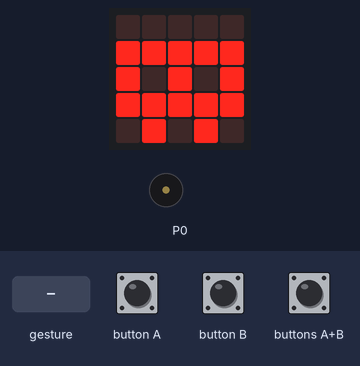
Bench run of a program on a simulated BBC micro:bit (MakeCode). On the bench: the board's 5×5 LED display, buzzer (waves = sounding). The inputs (shaded band) are chosen by the test bench. Random numbers come from a fixed seed; a tilt is held for 1.5 s and a shake lasts 1 s, then the board lies face up again; the 48×5 strip is a reading aid, not a part: it shows the text the display is scrolling, unrolled, one strip-width of it at a time.

Above: at 8.9 s.
9.0 s: button A pressed for 0.15 s
At 12.2 s:
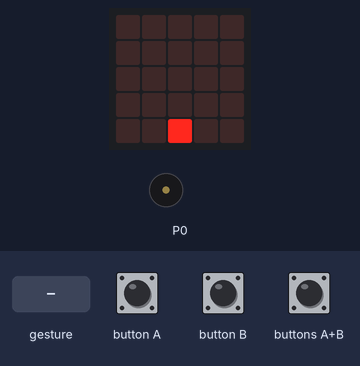
12.9 s: button B pressed for 0.15 s
At 13.5 s:
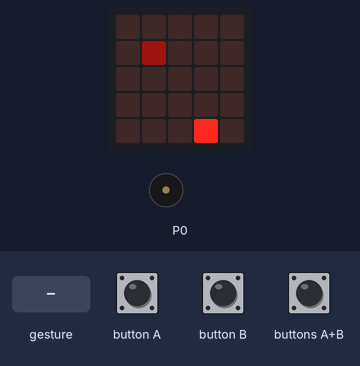
13.6 s: gesture 'shake'
At 15.1 s:
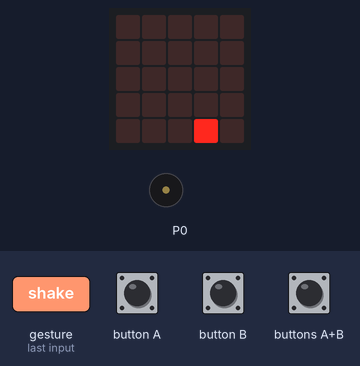
15.4 s: buttons A+B pressed for 0.15 s
At 15.78 s:
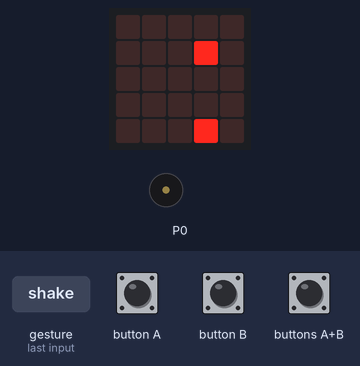
16.1 s: button A pressed for 0.15 s
At 18.5 s:
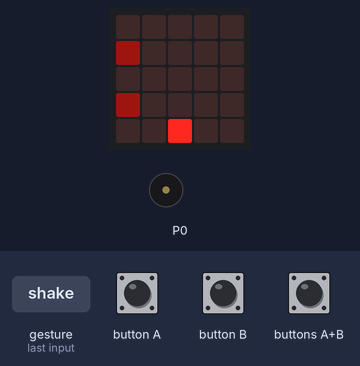
19.3 s: buttons A+B pressed for 1 s
At 20.43 s:
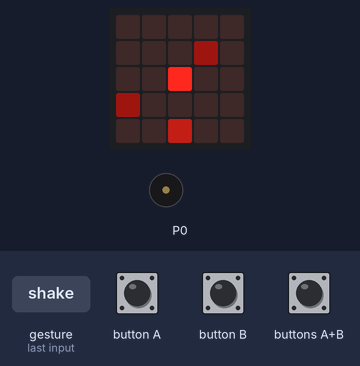
Timing chart, 0 to 24.0 s (numbered marks = the images above; inputs shaded):
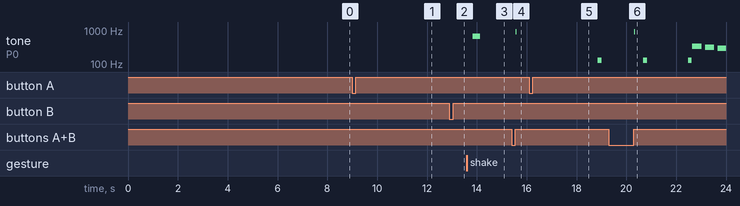

The program:

main.ts
```typescript
// RAM INVADERS: strzelanka na micro:bita (projekt JiPP)
//
// Z góry spadają kości RAM, a Ty strzelasz do nich ze statku w dolnym rzędzie.
// A = w lewo, B = w prawo, A+B = strzał (na ekranie może być jeden pocisk naraz).
// DDR4 (przygaszona) pada po 1 trafieniu i daje 1 pkt.
// DDR5 (jasna) potrzebuje 2 trafień i daje 3 pkt.
// Kość, która doleci do dolnego rzędu, zabiera życie. Jasność statku = liczba żyć.
// Potrząśnięcie = Garbage Collector: raz na grę czyści z ekranu wszystkie kości.
// Po grze wybierasz nick z 3 liter (przed każdą literą jej numer, A/B zmienia literę, A+B zatwierdza),
// a wynik leci radiem do bramki prowadzącego, która wysyła go do naszego API.

let gracz: game.LedSprite = null
let pocisk: game.LedSprite = null

// Radio: do potwierdzenia z prowadzącym (grupa i identyfikator naszego API w bramce)
let GRUPA_RADIA = 1
let ID_API = "DK"

// Stany gry
let INTRO = 0
let TYTUL = 1
let ODLICZANIE = 2
let GRA = 3
let KONIEC = 4
let WYBOR_NICKU = 5
let WYSYLKA = 6
let stan = INTRO

// Jasność kości RAM pokazuje ich wytrzymałość
let JASNOSC_DDR5 = 200
let JASNOSC_DDR5_USZKODZONA = 90
let JASNOSC_DDR4 = 30

let LITERY = "ABCDEFGHIJKLMNOPQRSTUVWXYZ"
// Nick to indeksy liter. Zostaje z poprzedniej gry, żeby ten sam gracz tylko zatwierdzał.
let nick = [0, 0, 0]
let pozycjaNicku = 0
// Litera nicku, która jest teraz na ekranie (-1: jeszcze żadna)
let pokazanaLitera = -1
// Pozycja nicku, której numer był ostatnio pokazany (-1: jeszcze żadna)
let pokazanaPozycja = -1

// Po przegranej przycisk pomija napisy, ale dopiero po tej przerwie (ms): gracz mógł jeszcze klikać ruch
let PRZERWA_PRZED_POMINIECIEM = 1500
let czasPrzegranej = 0
let pominNapisy = false

let ramy: game.LedSprite[] = []
let zycia = 3
let wynik = 0
let tempoSpadania = 900
let tempoPojawiania = 1600
let ostatnieSpadanie = 0
let ostatniePojawienie = 0
let ostatniRuchPocisku = 0
let klatkaTytulu = 0
let gcDostepny = true
let gcTeraz = false

// Ton czekający na wątek dźwięku (tonMs = 0: nic nie czeka)
let tonHz = 0
let tonMs = 0
let melodiaKonca = false

radio.setGroup(GRUPA_RADIA)
radio.setTransmitPower(7)

// ---------- Przyciski ----------

// W trakcie błysku i GC gra stoi, a silnik niczego nie rysuje, więc przyciski w grze nic wtedy nie robią.
// Inaczej strzał mógłby trafić niewidocznie, a statek przeskoczyłby dopiero po wznowieniu.
input.onButtonPressed(Button.A, function () {
    if (stan == TYTUL) {
        stan = ODLICZANIE
    } else if (stan == GRA && !(game.isPaused())) {
        gracz.change(LedSpriteProperty.X, -1)
    } else if (stan == KONIEC) {
        pominNapisyKonca()
    } else if (stan == WYBOR_NICKU) {
        nick[pozycjaNicku] = (nick[pozycjaNicku] + 25) % 26
    }
})

input.onButtonPressed(Button.B, function () {
    if (stan == TYTUL) {
        stan = ODLICZANIE
    } else if (stan == GRA && !(game.isPaused())) {
        gracz.change(LedSpriteProperty.X, 1)
    } else if (stan == KONIEC) {
        pominNapisyKonca()
    } else if (stan == WYBOR_NICKU) {
        nick[pozycjaNicku] = (nick[pozycjaNicku] + 1) % 26
    }
})

input.onButtonPressed(Button.AB, function () {
    if (stan == TYTUL) {
        stan = ODLICZANIE
    } else if (stan == GRA && !(game.isPaused())) {
        strzel()
    } else if (stan == KONIEC) {
        pominNapisyKonca()
    } else if (stan == WYBOR_NICKU && pokazanaPozycja == pozycjaNicku && pokazanaLitera == nick[pozycjaNicku]) {
        // Zatwierdza tylko literę, która jest już na ekranie. W trakcie numeru i zaraz po A/B (zanim pętla
        // narysuje nową literę) A+B nic nie robi, inaczej szybkie klikanie zatwierdziłoby niewidzianą literę.
        pozycjaNicku += 1
        if (pozycjaNicku >= 3) {
            stan = WYSYLKA
        } else {
            // Następna litera bywa taka sama jak poprzednia, więc przejście słychać (coraz wyższy ton)
            dzwiek(523 + 200 * pozycjaNicku, 60)
        }
    }
})

// Potrząśnięcie odpala Garbage Collector (raz na grę). Samo czyszczenie robi pętla gry.
input.onGesture(Gesture.Shake, function () {
    if (stan == GRA && gcDostepny) {
        gcDostepny = false
        gcTeraz = true
    }
})

// ---------- Rozgrywka ----------

function nowaGra() {
    basic.clearScreen()
    zycia = 3
    wynik = 0
    tempoSpadania = 900
    tempoPojawiania = 1600
    ramy = []
    gcDostepny = true
    gcTeraz = false
    game.resume()
    gracz = game.createSprite(2, 4)
    // Pocisk istnieje od startu, ale jest usunięty: usunięty = nie ma pocisku na ekranie
    pocisk = game.createSprite(2, 3)
    pocisk.delete()
    gracz.set(LedSpriteProperty.Brightness, jasnoscGracza())
    ostatnieSpadanie = input.runningTime()
    ostatniePojawienie = input.runningTime()
    ostatniRuchPocisku = input.runningTime()
}

// Jeden krok gry, wołany w pętli co ok. 36 ms na V1 (ok. 32 ms na V2): pause(10), potem 20 ms przerwy, którą basic.forever
// robi po każdym obiegu, a planista budzi wątek dopiero w swoim takcie (6 ms na V1, 4 ms na V2).
// Każdy element ma własne tempo.
function krokGry() {
    if (gcTeraz) {
        gcTeraz = false
        odpalGC()
    }
    if (!(pocisk.isDeleted()) && input.runningTime() - ostatniRuchPocisku >= 70) {
        ostatniRuchPocisku = input.runningTime()
        ruchPocisku()
    }
    if (input.runningTime() - ostatnieSpadanie >= tempoSpadania) {
        ostatnieSpadanie = input.runningTime()
        spadanie()
    }
    if (input.runningTime() - ostatniePojawienie >= tempoPojawiania) {
        ostatniePojawienie = input.runningTime()
        nowyRam()
    }
    posprzataj()
}

function strzel() {
    // Jeden pocisk naraz, jak na automatach
    if (!(pocisk.isDeleted())) {
        return
    }
    pocisk = game.createSprite(gracz.get(LedSpriteProperty.X), 3)
    ostatniRuchPocisku = input.runningTime()
    dzwiek(880, 40)
    sprawdzTrafienia()
}

function ruchPocisku() {
    if (pocisk.get(LedSpriteProperty.Y) == 0) {
        pocisk.delete()
    } else {
        pocisk.change(LedSpriteProperty.Y, -1)
        sprawdzTrafienia()
    }
}

function spadanie() {
    for (let ram of ramy) {
        if (!(ram.isDeleted())) {
            ram.change(LedSpriteProperty.Y, 1)
            if (ram.get(LedSpriteProperty.Y) == 4) {
                // Kość doleciała do dolnego rzędu
                ram.delete()
                stracZycie()
            }
        }
    }
    sprawdzTrafienia()
}

function nowyRam() {
    let x = randint(0, 4)
    // Nie stawiamy kości na innej kości w górnym rzędzie
    for (let innyRam of ramy) {
        if (!(innyRam.isDeleted()) && innyRam.get(LedSpriteProperty.Y) == 0 && innyRam.get(LedSpriteProperty.X) == x) {
            return
        }
    }
    let nowy = game.createSprite(x, 0)
    // DDR5 pojawia się coraz częściej, maksymalnie w 40% przypadków
    if (randint(0, 99) < Math.min(40, wynik * 2)) {
        nowy.set(LedSpriteProperty.Brightness, JASNOSC_DDR5)
    } else {
        nowy.set(LedSpriteProperty.Brightness, JASNOSC_DDR4)
    }
    ramy.push(nowy)
    // Kość mogła pojawić się dokładnie tam, gdzie leci pocisk
    sprawdzTrafienia()
}

function sprawdzTrafienia() {
    if (pocisk.isDeleted()) {
        return
    }
    for (let cel of ramy) {
        if (!(cel.isDeleted()) && pocisk.isTouching(cel)) {
            pocisk.delete()
            trafienie(cel)
            return
        }
    }
}

function trafienie(trafiony: game.LedSprite) {
    if (trafiony.get(LedSpriteProperty.Brightness) == JASNOSC_DDR5) {
        // Pierwsze trafienie w DDR5 tylko ją uszkadza
        trafiony.set(LedSpriteProperty.Brightness, JASNOSC_DDR5_USZKODZONA)
        dzwiek(330, 40)
        return
    }
    if (trafiony.get(LedSpriteProperty.Brightness) == JASNOSC_DDR5_USZKODZONA) {
        wynik += 3
    } else {
        wynik += 1
    }
    trafiony.delete()
    dzwiek(1320, 40)
    // Z każdą zestrzeloną kością gra przyspiesza (tempo dobrane symulacją: partia trwa ok. minuty)
    tempoSpadania = Math.max(300, tempoSpadania - 7)
    tempoPojawiania = Math.max(650, tempoPojawiania - 12)
}

function stracZycie() {
    zycia -= 1
    blysk()
    dzwiek(131, 150)
    if (zycia <= 0) {
        czasPrzegranej = input.runningTime()
        pominNapisy = false
        stan = KONIEC
    } else {
        gracz.set(LedSpriteProperty.Brightness, jasnoscGracza())
    }
}

function jasnoscGracza() {
    if (zycia >= 3) {
        return 255
    }
    if (zycia == 2) {
        return 90
    }
    return 25
}

// Garbage Collector: ekran "skanuje pamięć" od góry do dołu, a potem znikają wszystkie kości.
// Gra na chwilę staje, jak przy prawdziwym GC typu stop-the-world. Punktów za to nie ma.
function odpalGC() {
    game.pause()
    dzwiek(660, 300)
    zapalEkran(160, 60)
    for (let smiec of ramy) {
        smiec.delete()
    }
    pocisk.delete()
    basic.pause(100)
    basic.clearScreen()
    game.resume()
    // Chwila oddechu po czyszczeniu
    ostatniePojawienie = input.runningTime()
    ostatnieSpadanie = input.runningTime()
}

// Krótki błysk całego ekranu, kiedy kość "wycieknie" na dół
function blysk() {
    game.pause()
    zapalEkran(120, 0)
    basic.pause(120)
    basic.clearScreen()
    game.resume()
}

// Zapala cały ekran wiersz po wierszu. Przerwa po każdym wierszu daje efekt skanowania od góry.
function zapalEkran(jasnosc: number, przerwa: number) {
    for (let wiersz = 0; wiersz <= 4; wiersz++) {
        for (let kolumna = 0; kolumna <= 4; kolumna++) {
            led.plotBrightness(kolumna, wiersz, jasnosc)
        }
        if (przerwa > 0) {
            basic.pause(przerwa)
        }
    }
}

// Przewija tekst szybciej niż domyślnie (domyślne "OUT OF MEMORY" trwałoby ok. 12 s)
function przewin(tekst: string) {
    basic.showString(tekst, 80)
}

// Usuwa z listy kości, które zostały zestrzelone albo doleciały na dół
function posprzataj() {
    let zostaja: game.LedSprite[] = []
    for (let kosc of ramy) {
        if (!(kosc.isDeleted())) {
            zostaja.push(kosc)
        }
    }
    ramy = zostaja
}

function koniecGry() {
    for (let pozostaly of ramy) {
        pozostaly.delete()
    }
    ramy = []
    pocisk.delete()
    gracz.delete()
    // Silnik game rysuje duszki co ok. 54 ms: czeka tylko, aż wyświetlacz skończy animację, i rysuje swoje.
    // Bez pauzy zamazałby to, co zostaje na ekranie po animacji: literę nicku, znaczek wysyłki, klatki tytułu.
    game.pause()
    basic.clearScreen()
    // Melodię puści wątek dźwięku (na dole pliku)
    melodiaKonca = true
    przewin("OUT OF MEMORY")
    // Wynik i tak widać jeszcze raz po wysłaniu (nick + wynik)
    if (!(pominNapisy)) {
        przewin("" + wynik)
    }
}

// Przycisk po przegranej przerywa przewijany napis i pomija wynik, a napis NICK przerywa drugi raz.
// Rysowanie zostaje w pętli: led.stopAnimation() kończy przewijanie, na które ona czeka, i czyści ekran.
function pominNapisyKonca() {
    if (input.runningTime() - czasPrzegranej >= PRZERWA_PRZED_POMINIECIEM) {
        pominNapisy = true
        led.stopAnimation()
    }
}

// ---------- Nick i wysyłka ----------

// Numer litery (1, 2, 3) przed samą literą, żeby było widać, którą literę nicku się wybiera
function pokazNumerLitery() {
    pokazanaPozycja = pozycjaNicku
    // Po numerze trzeba znowu narysować literę
    pokazanaLitera = -1
    basic.showString("" + (pozycjaNicku + 1), 80)
}

function pokazLitere() {
    pokazanaLitera = nick[pozycjaNicku]
    // Krótki czas wyświetlania, żeby przy szybkim przewijaniu pętla szybko pokazała następną literę
    // (domyślnie jedna litera blokuje 0,75 s)
    basic.showString(LITERY.charAt(pokazanaLitera), 30)
}

function nickJakoTekst() {
    return "" + LITERY.charAt(nick[0]) + LITERY.charAt(nick[1]) + LITERY.charAt(nick[2])
}

// Ramka radiowa: ID_API;NICK;WYNIK, np. DK;ABC;123 (max 19 znaków).
// Bramka prowadzącego zamienia ją na POST { "id": "ABC", "wynik": 123 } do naszego API.
// API przyjmuje wynik 0-99999, więc większego nie wysyłamy (inaczej wynik by przepadł).
function wyslijWynik(nickGracza: string, punkty: number) {
    radio.sendString(ID_API + ";" + nickGracza + ";" + Math.min(punkty, 99999))
}

// ---------- Ekrany ----------

function klatkaRamu() {
    if (klatkaTytulu == 0) {
        basic.showLeds(`
            . . . . .
            # # # # #
            # . # . #
            # # # # #
            . # . # .
            `)
    } else {
        basic.showLeds(`
            . . . . .
            # # # # #
            . # . # .
            # # # # #
            . # . # .
            `)
    }
    klatkaTytulu = 1 - klatkaTytulu
}

// Napisy, litery i animacje rysuje tylko ta pętla, a przyciski tylko zmieniają stan
// (w grze przesuwają duszki, które rysuje silnik game, a po przegranej mogą przerwać przewijany napis).
// Dzięki temu animacje nie nachodzą na siebie.
basic.forever(function () {
    if (stan == INTRO) {
        przewin("RAM INVADERS")
        stan = TYTUL
    } else if (stan == TYTUL) {
        klatkaRamu()
    } else if (stan == ODLICZANIE) {
        basic.showNumber(3)
        basic.showNumber(2)
        basic.showNumber(1)
        nowaGra()
        stan = GRA
    } else if (stan == GRA) {
        krokGry()
        // Razem z przerwą basic.forever krok wypada co ok. 36 ms na V1, 32 ms na V2 (opis przy krokGry)
        basic.pause(10)
    } else if (stan == KONIEC) {
        koniecGry()
        pozycjaNicku = 0
        // NICK jest zawsze, także po pominięciu, żeby było jasne, co dalej (kolejny przycisk go przerywa)
        przewin("NICK")
        // Numer i pierwszą literę narysuje gałąź wyboru nicku
        pokazanaPozycja = -1
        pokazanaLitera = -1
        stan = WYBOR_NICKU
    } else if (stan == WYBOR_NICKU) {
        // Przyciski zmieniają tylko nick, a rysujemy tu: po zmianie pozycji jej numer, potem literę, kiedy się zmieni.
        // Najwyżej jedno rysowanie na obieg, bo w jego trakcie A+B może zatwierdzić ostatnią literę (wtedy stan to już WYSYLKA).
        if (pozycjaNicku != pokazanaPozycja) {
            pokazNumerLitery()
        } else if (nick[pozycjaNicku] != pokazanaLitera) {
            pokazLitere()
        }
    } else if (stan == WYSYLKA) {
        wyslijWynik(nickJakoTekst(), wynik)
        basic.showIcon(IconNames.Yes)
        basic.pause(500)
        przewin(nickJakoTekst() + " " + wynik)
        stan = TYTUL
    }
})

// ---------- Dźwięk ----------

// Dźwięki gra jeden wątek na całą grę: dzwiek() tylko zapisuje ton, a gra go pętla niżej
// (gdy nic nie gra, najpóźniej po ok. 24 ms). Każdy ton gra do końca, więc strzał nie ucina
// dźwięku utraty życia, a gra nie tworzy nowego wątku przy każdym dźwięku (na V1 jest mało pamięci).
function dzwiek(czestotliwosc: number, czas: number) {
    // Dłuższy dźwięk (utrata życia, GC) jest ważniejszy, więc krótszy go nie zastępuje
    if (czas >= tonMs) {
        tonHz = czestotliwosc
        tonMs = czas
    }
}

basic.forever(function () {
    if (tonMs > 0) {
        let dlugosc = tonMs
        tonMs = 0
        music.playTone(tonHz, dlugosc)
    } else if (melodiaKonca) {
        // Melodia końca gry: te same nuty co wbudowana "wawawawaa" (E, D#, D, Cis). Wbudowane melodie
        // wciągają cały silnik melodii, a z nim gra nie mieści się na micro:bicie V1.
        melodiaKonca = false
        music.playTone(330, 375)
        basic.pause(125)
        music.playTone(311, 375)
        basic.pause(125)
        music.playTone(294, 500)
        basic.pause(125)
        music.playTone(277, 1000)
    }
})
```

Measured:
- after the input at 13.6 s, tone on P0: silent → 660 Hz after 0.23 s, → silent 0.30 s later
- after the input at 15.4 s, tone on P0: silent → 880 Hz after 0.15 s, → silent 0.04 s later
- what the display in image 5 shows lasts 0.9 s, from 17.8 s to 18.7 s
